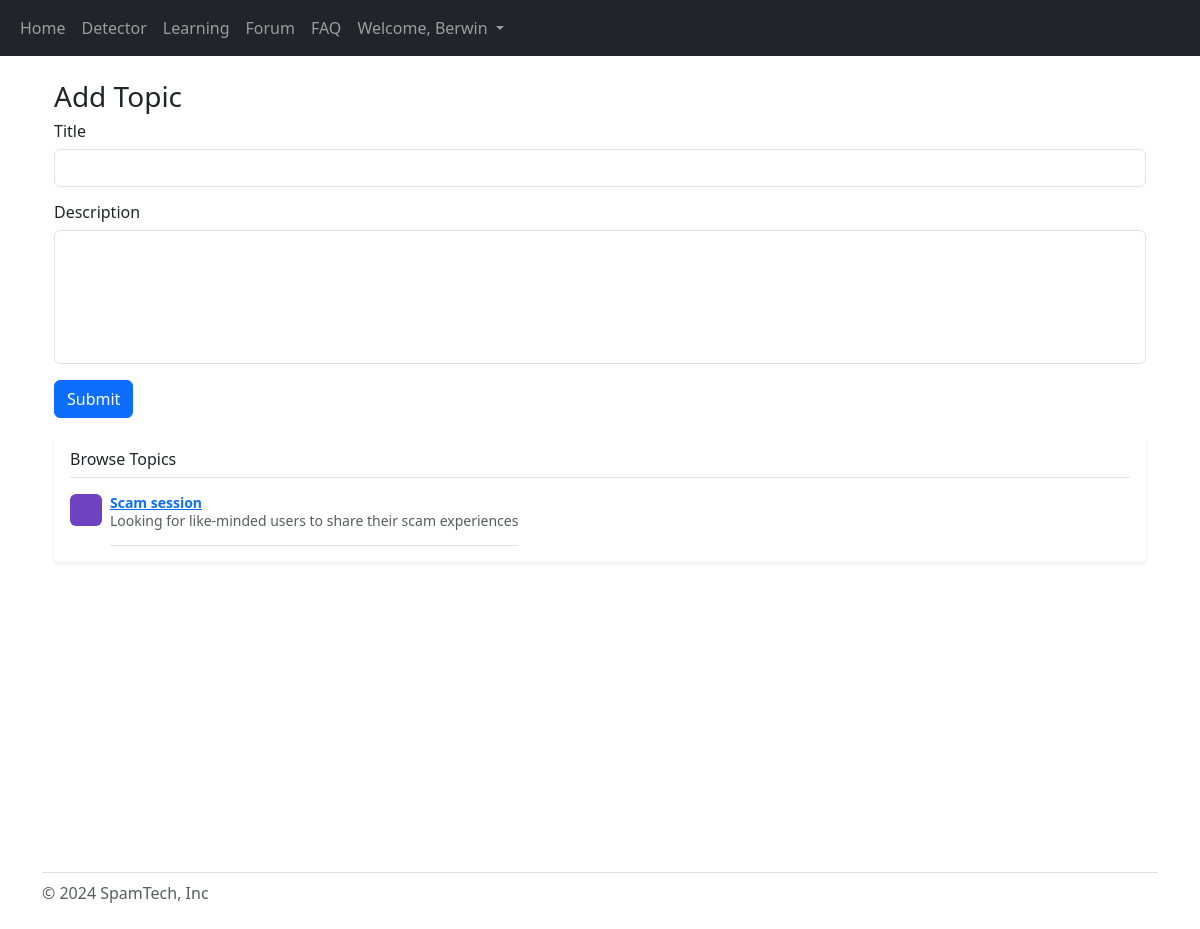
The page /forum (signed in) on the database its author committed.
### website/models.py (models this page shows)
class User(db.Model, UserMixin):
    id = db.Column(db.Integer, primary_key=True)
    email = db.Column(db.String (150), unique=True)
    password = db.Column(db.String (150))
    first_name = db.Column(db.String (150))
    scam = db.relationship('Scams')
    user = db.relationship('FAQ')
    chatbot = db.relationship('Chatbot')

class Topic (db.Model):
    title = db.Column(db.String(150), unique=True, nullable=False, primary_key=True)
    description = db.Column(db.String, nullable=False)
    thread = db.relationship('Thread')

### website/pages/forum.py (the view, shortened to what this page needs)
@forum_page.route ('/forum', methods = ['GET', 'POST'])
@login_required
def topic ():
    topics = db.session.execute (db.select(Topic)).scalars ()
    return render_template ("forum_topic.html", user=current_user, topics=topics)

### website/templates/forum_topic.html (shortened to what this page needs)
{% extends "base/base.html" %} {% block title %} Forum {% endblock %} {% block
content%}
<br />
<div class="container">
  <h1 class="fs-3">Add Topic</h1>
  <form method="POST">
    <div class="form-group mb-3">
      <h3 class="fs-6 my-2">Title</h3>
      <input type="text" class="form-control" name="title" />
    </div>
    <div class="form-group mb-3">
      <h3 class="fs-6 my-2">Description</h3>
      <textarea
        class="form-control"
        name="description"
        rows="5"
        style="resize: none"
      ></textarea>
    </div>
    <button type="submit" class="btn btn-primary">Submit</button>
  </form>
  <div class="my-3 p-3 bg-body rounded shadow-sm">
    <h6 class="border-bottom pb-2 mb-0">Browse Topics</h6>
    {% for item in topics %}
    <div class="d-flex text-muted pt-3">
      <svg
        class="bd-placeholder-img flex-shrink-0 me-2 rounded"
        width="32"
        height="32"
        xmlns="http://www.w3.org/2000/svg"
        role="img"
        aria-label="Placeholder: 32x32"
        preserveAspectRatio="xMidYMid slice"
        focusable="false"
      >
        <text x="50%" y="50%" fill="#6f42c1" dy=".3em">32x32</text>
      </svg>
      <p class="pb-3 mb-0 small lh-sm border-bottom">
        <strong class="d-block text-gray-dark">
          <a href="/forum/{{item.title}}"> {{item.title}} </a></strong
        >
        {{item.description}}
      </p>
    </div>
    {% endfor %}
  </div>
</div>
{% endblock %}

### website/templates/base/base.html (shortened to what this page needs)
<!DOCTYPE html>
<html>
  <head>
    <link
      href="https://cdn.jsdelivr.net/npm/bootstrap@5.3.3/dist/css/bootstrap.min.css"
      rel="stylesheet"
    />
  </head>
  {% if user.is_authenticated %}
  <nav class="navbar navbar-expand-lg navbar-dark bg-dark">
    <div class="container-fluid">
      <div class="collapse navbar-collapse" id="navbarSupportedContent">
        <ul class="navbar-nav me-auto mb-2 mb-lg-0">
          <li class="nav-item">
            <a class="nav-link" id="home" aria-current="page" href="/">Home</a>
          </li>
          <li class="nav-item">
            <a class="nav-link" id="detector" href="/detector">Detector</a>
          </li>
          <li class="nav-item">
            <a class="nav-link" id="learning" href="/learning">Learning</a>
          </li>
          <li class="nav-item">
            <a class="nav-link" id="forum" href="/forum">Forum</a>
          </li>
          <li class="nav-item">
            <a class="nav-link" id="faq" href="/faq">FAQ</a>
          </li>
          <li class="nav-item dropdown">
            <a
              class="nav-link dropdown-toggle"
              href="#"
              role="button"
              data-bs-toggle="dropdown"
              aria-expanded="false"
            >
              Welcome, {{ user.first_name }}
            </a>
          </li>
        </ul>
      </div>
    </div>
  </nav>
  {% endif %}
  <body>
    <div class="container-fluid min-vh-100">
      <div class="container">{% block content %} {% endblock %}</div>
    </div>
    <div id="footer" class="mt-auto container">
      <footer
        class="d-flex flex-wrap justify-content-between align-items-center py-2 my-3 border-top"
      >
        <div class="col-md-4 d-flex align-items-center">
          <span class="mb-3 mb-md-0 text-body-secondary"
            >&copy; 2024 SpamTech, Inc</span
          >
        </div>
      </footer>
    </div>
  </body>
</html>

### website/templates/base/base.html (style rules this page uses)
body { flex-direction: column; margin: 0; }
#footer { background-color: #ffff; }

### rows shown on the page
User: first_name "Berwin"
Topic: title "Scam session", description "Looking for like-minded users to share their scam experiences"
